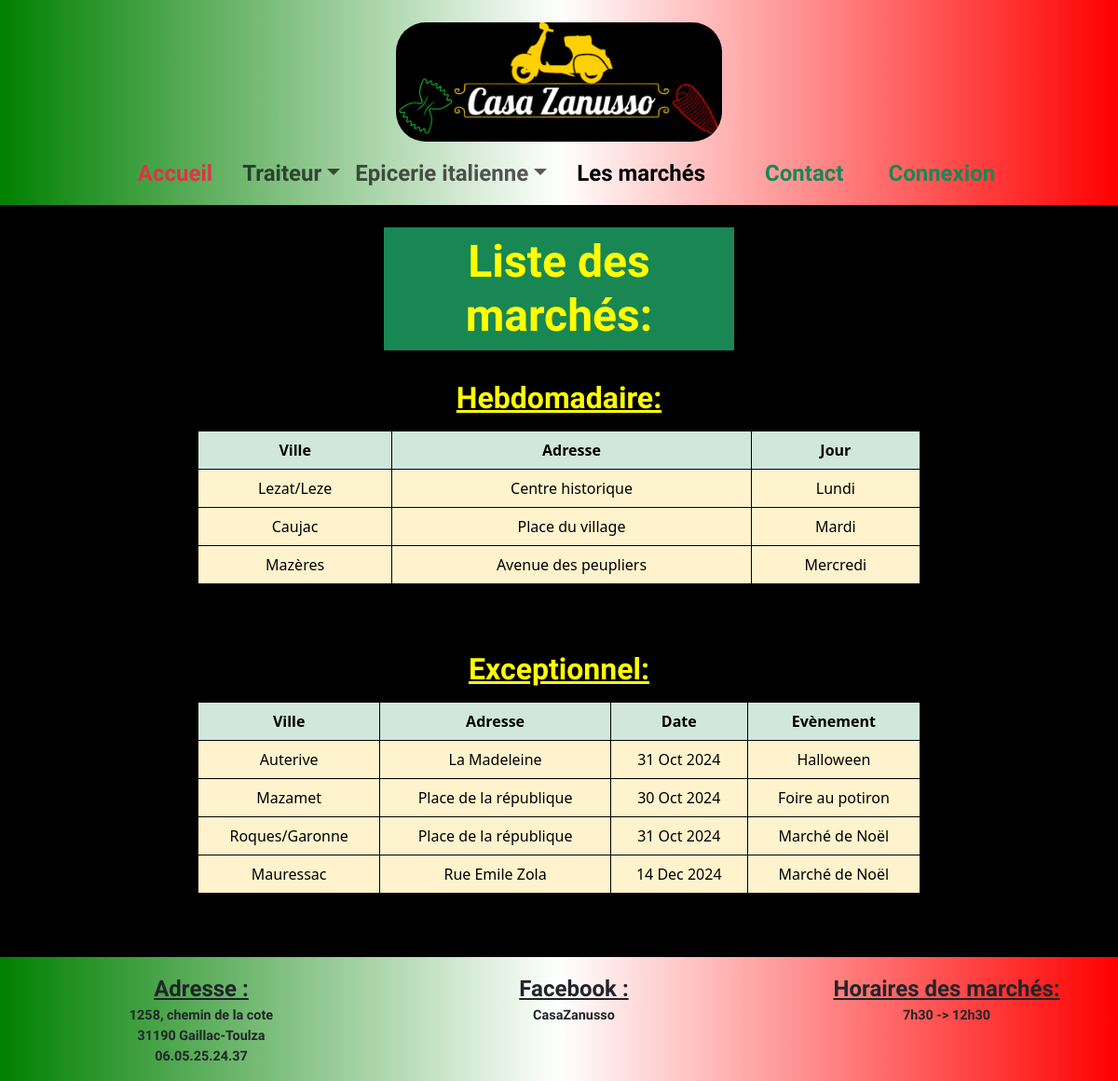
The app's page /front/marche_accueil.php with its own data.
### tables this page shows
CREATE TABLE marches (
  id_marche int(11) NOT NULL AUTO_INCREMENT PRIMARY KEY,
  ville_marche text NOT NULL,
  adresse_marche text NOT NULL,
  jour_marche ENUM('Lundi','Mardi','Mercredi','Jeudi','Vendredi','Samedi','Dimanche') NOT NULL,
  frequence_marche ENUM('Hebdomadaire','Exceptionnel') NOT NULL,
  date_marche date DEFAULT NULL,
  evenement_marche text DEFAULT NULL
);

### front/marche_accueil.php (the view, shortened to what this page needs)
<?php
include("../front/connect_mysql.php");
?>
<div class="container-fluid">
    <div class="mb-5 text-center">
        <div class="row mt-3 justify-content-center">
            <div class="col-12 col-lg-4">
            <h1 class="dancing-script-menu bg-success p-2" style="font-size: 3rem;color:yellow;">Liste des marchés:</h1>
        </div>
    </div>
    <div class="row mt-3 justify-content-center">
    <div class="col-12 col-lg-8">
    <h2 class="dancing-script-menu p-2 text-decoration-underline" style="font-size: 2rem;color:yellow;">Hebdomadaire:</h2>
    <table class="table table-warning table-bordered border-3 border-black">
        <thead>
            <tr class="table table-success table-bordered  border-black">
                <th scope="col">Ville</th>
                <th scope="col">Adresse</th>
                <th scope="col">Jour</th>
            </tr>
        </thead>
    <tbody>
    <?php
        $recupMarches = $bd->query("SELECT * FROM marches where frequence_marche='Hebdomadaire'");
        while($marche = $recupMarches->fetch()){
    ?>
        <tr>
            <td><?php echo $marche['ville_marche'] ?></td>
            <td><?php echo $marche['adresse_marche'] ?></td>
            <td><?php echo $marche['jour_marche'] ?></td>
        </tr>
        <?php
        }
      ?>
       </tbody>
       </table>
    </div>
    </div>
    <div class="row mt-3 justify-content-center mt-5">
    <div class="col-12 col-lg-8">
    <h2 class="dancing-script-menu p-2 text-decoration-underline" style="font-size: 2rem;color:yellow;">Exceptionnel:</h2>
    <table class="table table-warning table-bordered border-3 border-black">
        <thead>
            <tr class="table table-success table-bordered  border-black">
                <th scope="col">Ville</th>
                <th scope="col">Adresse</th>
                <th scope="col">Date</th>
                <th scope="col">Evènement</th>
            </tr>
        </thead>
    <tbody>
    <?php
        $recupMarches = $bd->query("SELECT * FROM marches where frequence_marche='Exceptionnel'");
        while($marche = $recupMarches->fetch()){
    ?>
        <tr>
            <td><?php echo $marche['ville_marche'] ?></td>
            <td><?php echo $marche['adresse_marche'] ?></td>
            <td><?php echo date("d M Y", strtotime($marche['date_marche'])) ?></td>
            <td><?php echo $marche['evenement_marche'] ?></td>
        </tr>
        <?php
        }
      ?>
       </tbody>
       </table>
    </div>
    </div>
    </div>

### records on screen
marches: ville_marche "Lezat/Leze", adresse_marche "Centre historique", jour_marche "Lundi"
marches: ville_marche "Caujac", adresse_marche "Place du village", jour_marche "Mardi"
marches: ville_marche "Mazères", adresse_marche "Avenue des peupliers", jour_marche "Mercredi"
marches: ville_marche "Auterive", adresse_marche "La Madeleine", date_marche "31 Oct 2024", evenement_marche "Halloween"
marches: ville_marche "Mazamet", adresse_marche "Place de la république", date_marche "30 Oct 2024", evenement_marche "Foire au potiron"
marches: ville_marche "Roques/Garonne", adresse_marche "Place de la république", date_marche "31 Oct 2024", evenement_marche "Marché de Noël"
marches: ville_marche "Mauressac", adresse_marche "Rue Emile Zola", date_marche "14 Dec 2024", evenement_marche "Marché de Noël"
